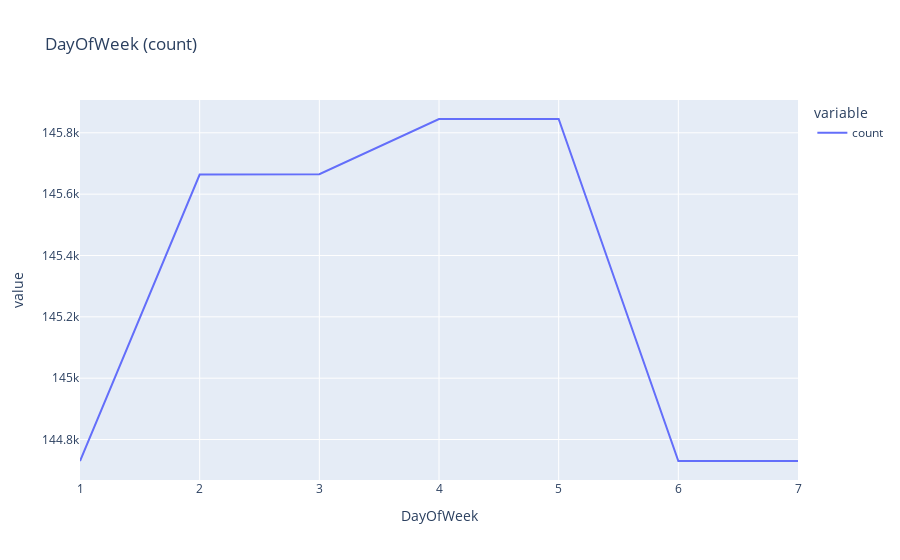

The notebook cell this image was saved under:
### Markdown cell above
Es gibt vier Zeitpunkte, die die Verteilung der Wochentage beeinflussen:

* Der 01.01.2013 war der erste Tag des Beobachtungszeitraums und ein Dienstag. In der ersten Woche fehlt also der Montag.
* Der 31.07.2014 war der letzte Tag bevor die 180 Filialen für Renovierungsarbeiten geschlossen wurden und ein Donnerstag. Bei 180 Filialen fehlen in der Woche also Freitag, Samstag und Sonntag.
* Der 01.01.2015 war der erste Tag, an dem die 180 Filialen nach den Renovierungen wieder geöffnet waren und ein Donnerstag. Bei 180 Filialen fehlen in der Woche also Montag, Dienstag und Mittwoch.
* Der letzte Tag des Beobachtungszeitraums war der 31.07.2015 - ein Freitag. In der letzten Woche fehlen also Samstag und Sonntag.

Dadurch ergibt sich die folgende Verteilung der Wochentage in den Beobachtungen:

### Code cell
px.line(train_df.DayOfWeek.value_counts().sort_index(), title="DayOfWeek (count)")

### Figure 1 — Plotly figure (JSON) as saved in the notebook; plotly's stock layout.template omitted (floating-point values rounded to 4 significant figures)
{"data": [{"hovertemplate": "variable=count<br>DayOfWeek=%{x}<br>value=%{y}<extra></extra>", "legendgroup": "count", "line": {"color": "#636efa", "dash": "solid"}, "marker": {"symbol": "circle"}, "mode": "lines", "name": "count", "orientation": "v", "showlegend": true, "type": "scatter", "x": [1, 2, 3, 4, 5, 6, 7], "xaxis": "x", "y": [144730, 145664, 145665, 145845, 145845, 144730, 144730], "yaxis": "y"}], "layout": {"autosize": true, "legend": {"title": {"text": "variable"}, "tracegroupgap": 0}, "title": {"text": "DayOfWeek (count)"}, "xaxis": {"anchor": "y", "autorange": true, "domain": [0, 1], "range": [1, 7], "title": {"text": "DayOfWeek"}, "type": "linear"}, "yaxis": {"anchor": "x", "autorange": true, "domain": [0, 1], "range": [144700.0, 145900.0], "title": {"text": "value"}, "type": "linear"}}}
